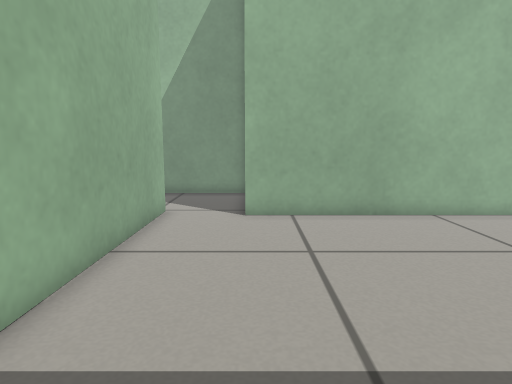
View 1 (above)

12 first-person views from a walk through a Gazebo world. The camera is 0.49 m above the floor, tilts 8° down and sees 75° across. The floor is counted in squares, 0.2 m on a side. Each view is taken from the middle of a square. On the plan, view 1 faces up. The plan holds only what a view shows up to about 20 squares ahead; the rest is blank.

View 2
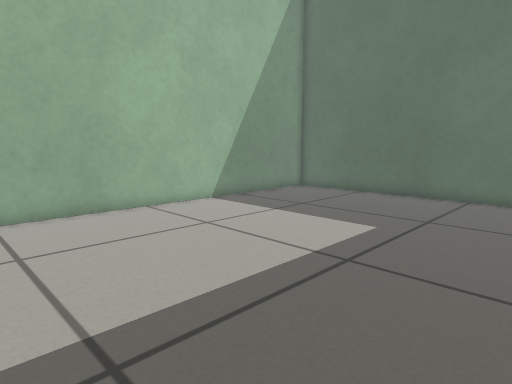

View 3
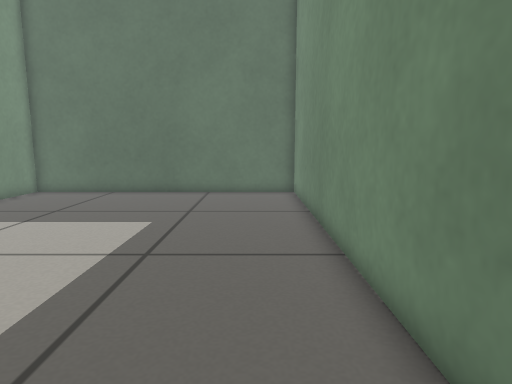

View 4
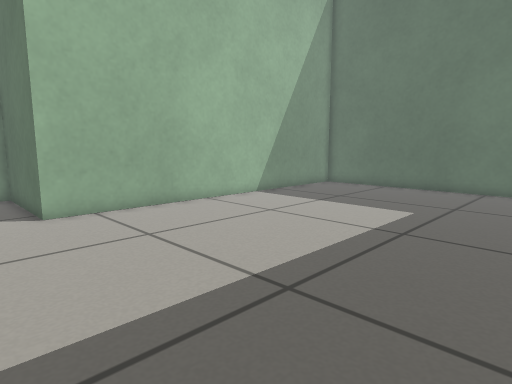

View 5
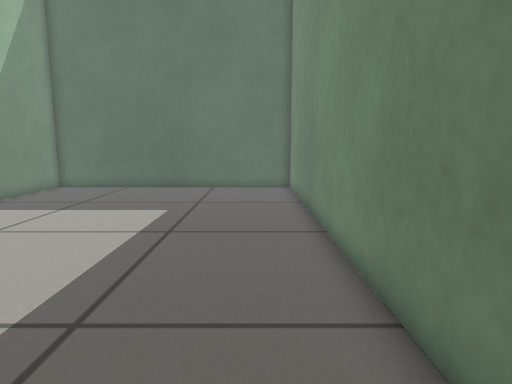

View 6
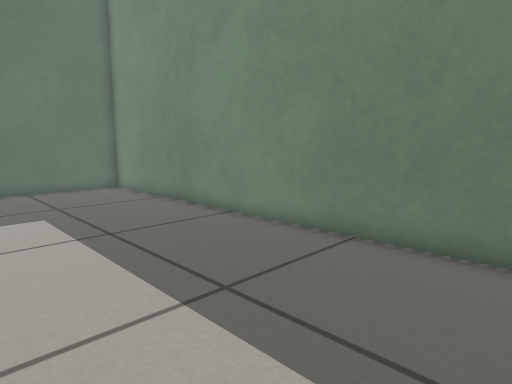

View 7
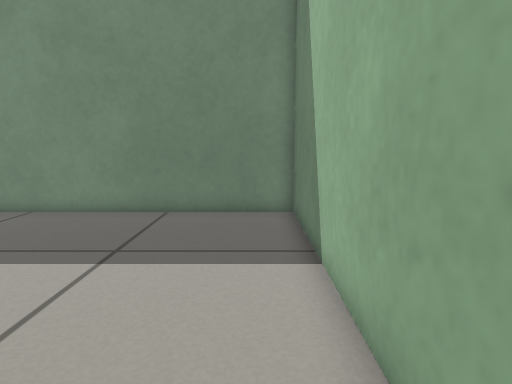

View 8
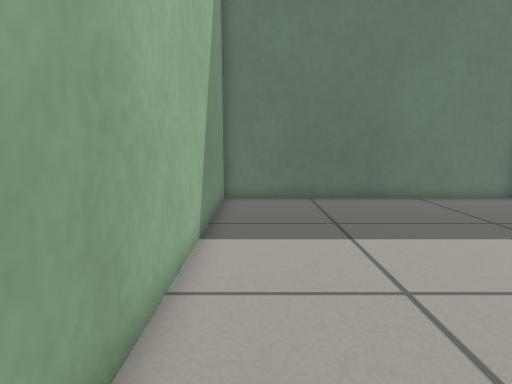

View 9
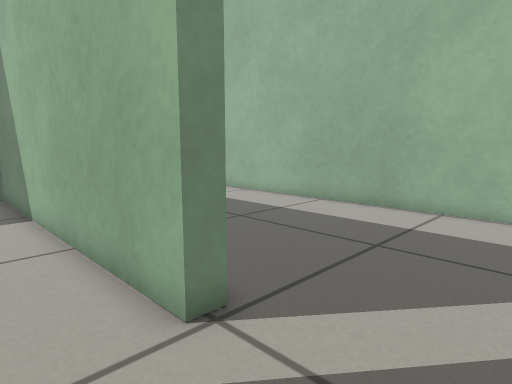

View 10
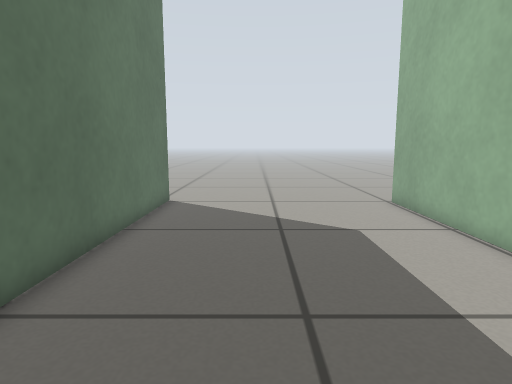

View 11
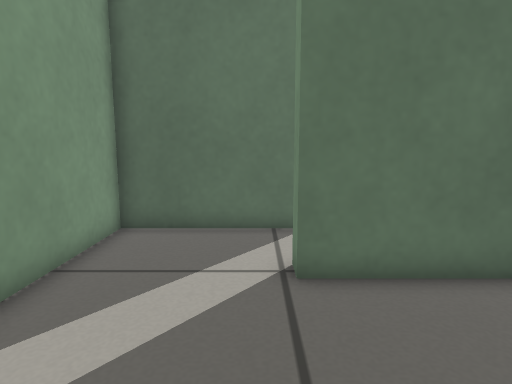

View 12
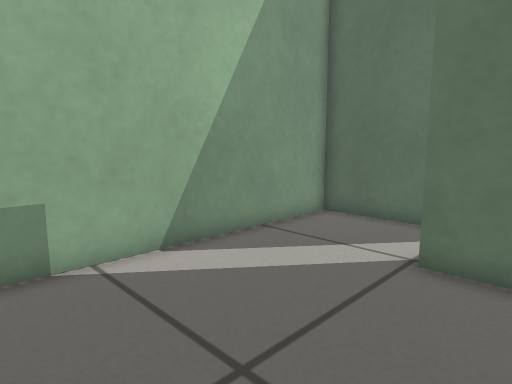

### Floor plan
Points are (right, up) in squares from view 1. A wall is a line through its corners. A room is listed if a view was taken in it or the views show most of it. See-through windows are left out.
Room 1 (views 1, 2, 3, 4, 5, 6, 7, 8)
walls: (-3.4, 12.3) (-3.4, -2) (16.4, -2) (16.4, 11.5) (-0.4, 11.5)
ways out: opening at (-2, 12) to room 2
Room 2 (view 9)
walls: (-4.1, 12.3) (-3.4, 12.3); (-0.4, 11.5) (-0.4, 17) (-4.6, 17)
ways out: opening at (-2, 12) to room 1; opening at (-4, 14.5) to room 3
Room 3 (views 10, 11, 12)
walls: (-4.1, -2.8) (-4.1, 12.3); (-13.9, 14.5) (-13.9, -2.3); (-4.6, 17) (-10.3, 17)
ways out: opening at (-4, 14.5) to room 2; opening at (-14, -3.5)

Positions as (right, up) in squares from view 1, and headings:
1: (0, 0), facing up
2: (0, -1), facing up-right
3: (-1, 0), facing right
4: (-3, -1), facing up-right
5: (-3, 0), facing right
6: (-3, 6), facing down-right
7: (-2, 10), facing down
8: (1, 10), facing right
9: (-1, 16), facing down-left
10: (-8, 12), facing down
11: (-10, 13), facing right
12: (-11, 10), facing up-right
